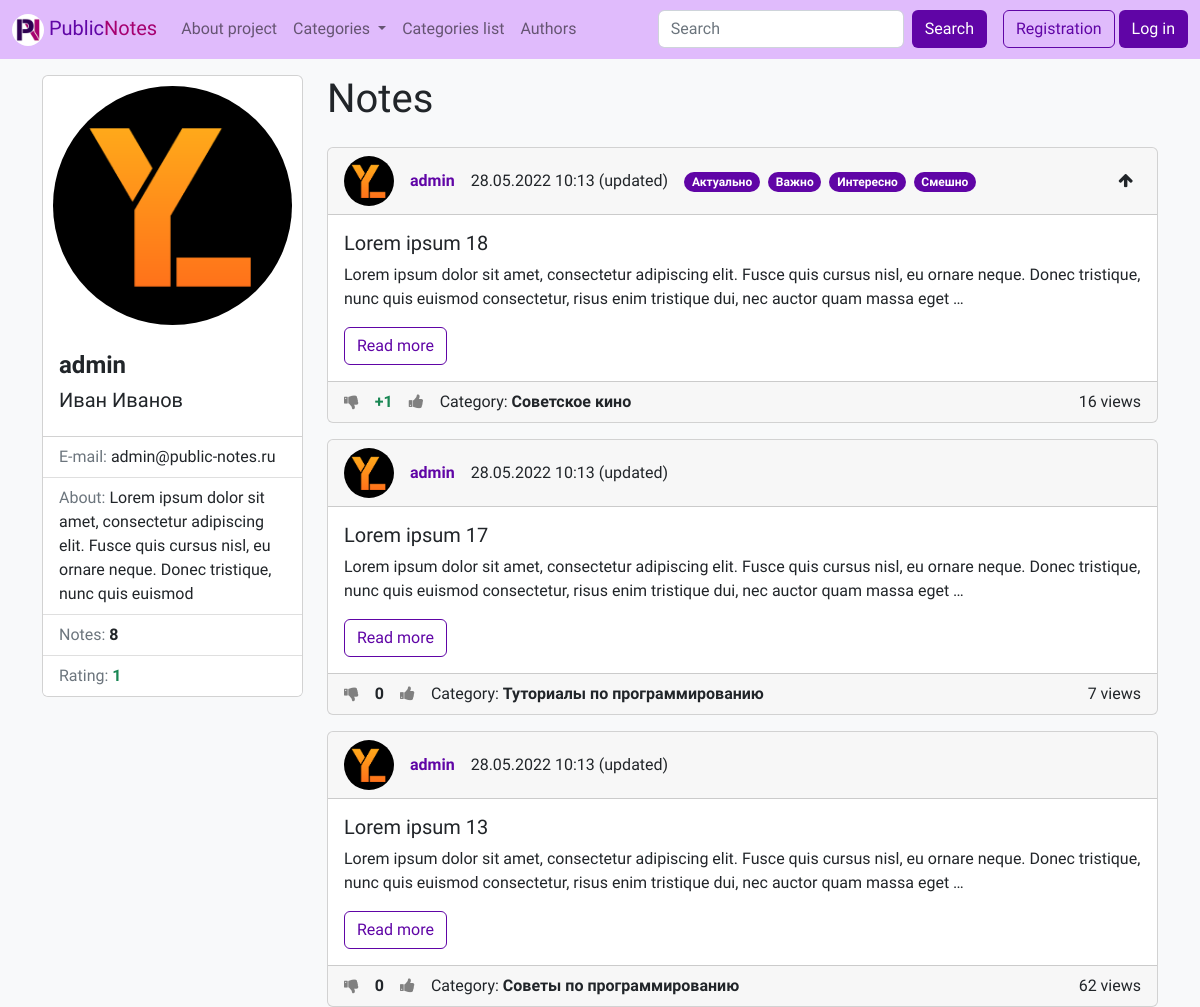
Before: /author/1/ (upper part) with the older database file.
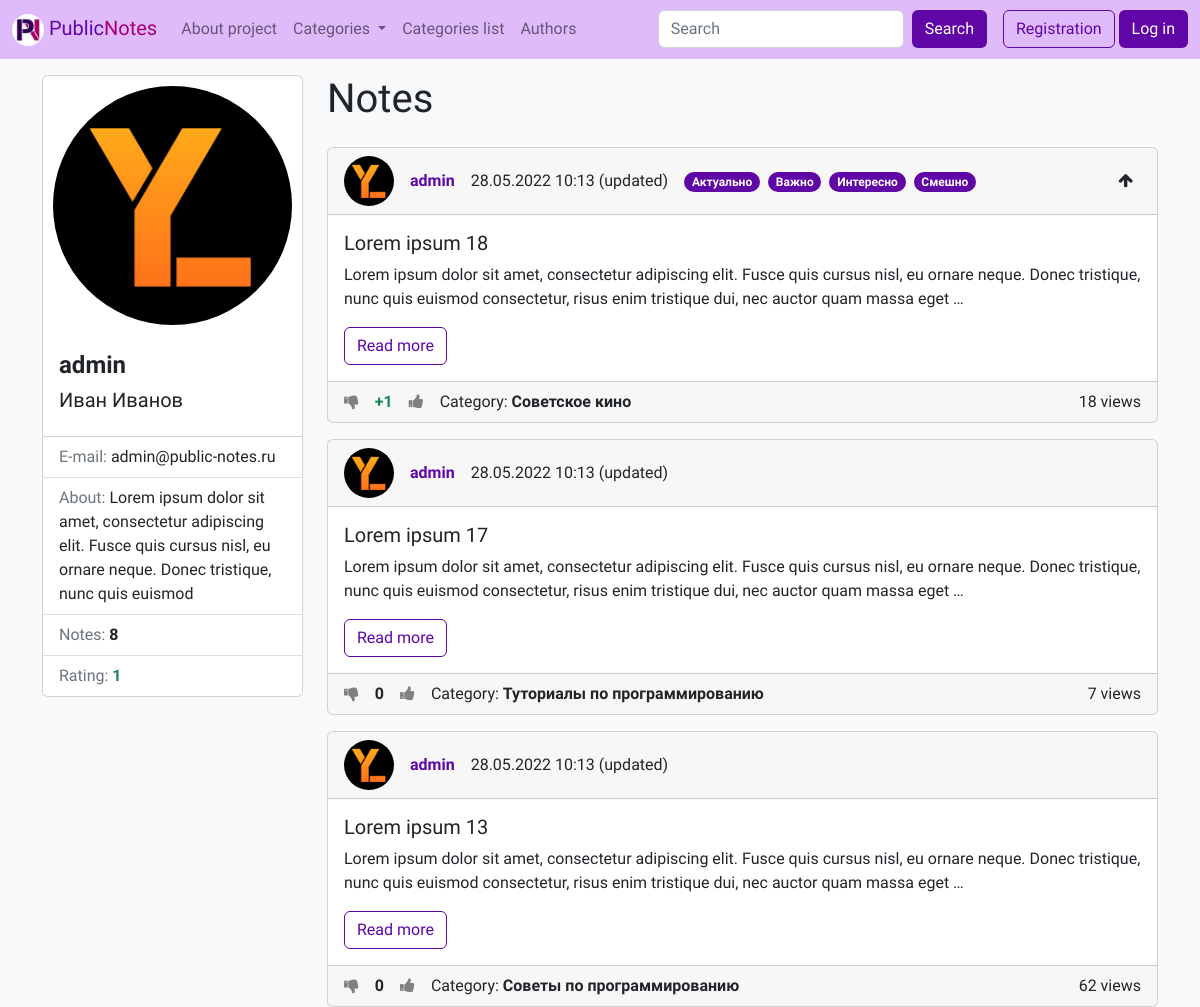
After: the same page with the newer database file.
### wall/models.py (models this page shows, shortened)
class Note(models.Model):
    title = models.CharField(max_length=150, verbose_name=_('Title'))
    content = models.TextField(verbose_name=_('Text'), blank=True)
    created_at = models.DateTimeField(auto_now_add=True, verbose_name=_('Creation time'))
    updated_at = models.DateTimeField(auto_now=True, verbose_name=_('Last update time'))
    views = models.PositiveIntegerField(default=0, verbose_name=_('Number of views'))
    is_public = models.BooleanField(verbose_name=_('Public'), default=False)
    stared = models.BooleanField(verbose_name=_('Important'), default=False)
    author = models.ForeignKey(
        settings.AUTH_USER_MODEL,
        on_delete=models.CASCADE,
        verbose_name=_('Author'),
        null=True,
        blank=True,
    )
    is_pined = models.BooleanField(verbose_name=_('Pined in profile'), default=False)
    category = TreeForeignKey('Category', on_delete=models.SET_NULL, verbose_name=_('Category'), null=True, blank=True)
    tags = models.ManyToManyField('Tag', blank=True, verbose_name=_('Tags'), related_name='notes')
    likes = models.ManyToManyField('User', blank=True, verbose_name=_('Users who have put a like'),
                                   related_name='liked_notes')
    dislikes = models.ManyToManyField('User', blank=True, verbose_name=_('Users who have put a dislike'),
                                      related_name='disliked_notes')
    rating = models.IntegerField(verbose_name=_('Rating'), default=0)
    def get_absolute_url(self):
        return reverse('note', kwargs={"pk": self.pk})
    class Meta:
        verbose_name = _('Note')
        verbose_name_plural = _('Notes')
        ordering = ['-created_at', 'title']

class User(AbstractUser):
    email = models.EmailField(unique=True, verbose_name='E-mail')
    photo = models.ImageField(upload_to='photos/%Y/%m/%d/', verbose_name=_('Avatar'), blank=True)
    bio = models.TextField(verbose_name=_('Bio'), blank=True)
    show_email = models.BooleanField(verbose_name=_('Public E-mail'), default=False)
    rating = models.IntegerField(verbose_name=_('Rating'), default=0)
    def get_absolute_url(self):
        return reverse('author', kwargs={"pk": self.pk})

class Category(MPTTModel):
    parent = TreeForeignKey('self', on_delete=models.CASCADE, null=True, blank=True, related_name='children',
                            verbose_name=_('Parent category'))
    title = models.CharField(max_length=150, verbose_name=_('Title'), unique=True)
    preview = models.ImageField(upload_to='photos/%Y/%m/%d/', verbose_name=_('Preview'), blank=True)
    def get_absolute_url(self):
        return reverse('category', kwargs={"pk": self.pk})
    class MPTTMeta:
        order_insertion_by = ['title']
    class Meta:
        verbose_name = _('Category')
        verbose_name_plural = _('Categories')
        ordering = ['title']

### wall/views.py (the view)
# urls.py: path('author/<int:pk>/', views.ViewAuthor.as_view(), name='author'),
class ViewAuthor(DetailView):
    model = models.User
    template_name = 'wall/author.html'
    context_object_name = 'author'
    def get_queryset(self):
        queryset = super().get_queryset()
        return queryset.annotate(notes_count=Count(Case(When(note__is_public=True, then=1))))
    def get_context_data(self, *, object_list=None, **kwargs):
        context = super(ViewAuthor, self).get_context_data(**kwargs)
        context['page_obj'] = services.get_notes_by_author(author_pk=self.kwargs['pk'],
                                                           include_private=self.request.user == self.object)
        context['is_self'] = self.request.user == self.object
        return context

### wall/models.py (called while the page is built)
    def get_absolute_url(self):
        return reverse('tag', kwargs={"pk": self.pk})

### wall/services/category_services.py (called while the page is built)
def get_categories() -> TreeQuerySet[Category]:
    return Category.objects.all()

### wall/services/note_services.py (called while the page is built)
def get_notes_by_author(author_pk: int, include_private: bool) -> QuerySet[Note]:
    all_notes = Note.objects.filter(author=author_pk)
    all_notes = all_notes.select_related('category', 'author').prefetch_related('tags', 'likes', 'dislikes')
    if not include_private:
        return all_notes.filter(is_public=True)
    return all_notes.order_by('-is_pined', '-created_at')

def is_authenticated_user_the_author_of_note(authenticated_user: User | AnonymousUser,
                                             note: Note) -> bool:
    return authenticated_user == note.author

def has_note_been_updated(note: Note) -> bool:
    return (note.updated_at - note.created_at).total_seconds() >= 1

### wall/services/user_services.py (called while the page is built)
def did_user_like_note(user: User | AnonymousUser, note: Note) -> bool:
    return user in note.likes.all()

def did_user_dislike_note(user: User | AnonymousUser, note: Note) -> bool:
    return user in note.dislikes.all()

### wall/templatetags/wall_tags.py (called while the page is built)
@register.simple_tag
def get_categories():
    return cache.get_or_set('categories', services.get_categories(), 300)

### wall/templates/wall/author.html (shortened to what this page needs)
{% extends 'base.html' %}
{% load i18n %}
{% load wall_tags %}
{% block sidebar %}
    <div class="card">
        <img src="{% if author.photo %}
                {{ author.photo.url }}
                {% else %}
                {% load static %}
                {% endif %}" alt="..."
             style="border-radius: 50%; padding: 10px;">
        <div class="card-body">
            <h4 class="card-title"><span class="fw-bold">{{ author.username }}</span></h4>
            <h5><span class="fw-light">
            {% if author.first_name %}
                {{ author.first_name }}
            {% endif %}
                {% if author.last_name %}
                    {{ author.last_name }}
                {% endif %}</span></h5>
        </div>
        <ul class="list-group list-group-flush">
            {% if author.show_email %}
                <li class="list-group-item">
                    <p class="card-text"><span class="text-secondary"> E-mail: </span>{{ author.email }}</p>
                </li>
            {% endif %}
            {% if author.bio %}
                <li class="list-group-item">
                    <p class="card-text"><span
                            class="text-secondary"> {% trans 'About' %}: </span>{{ author.bio }}</p>
                </li>
            {% endif %}
            <li class="list-group-item"><span class="text-secondary">{% trans 'Notes' %}: </span>
                <span class="fw-bold"> {{ author.notes_count }}</span></li>
            <li class="list-group-item"><span class="text-secondary">{% trans 'Rating' %}: </span><span class="
                        {% if author.rating > 0 %}
                        text-success
                        {% elif author.rating < 0 %}
                        text-danger
                        {% endif %}
                        fw-bold"> {{ author.rating }}
                    </span>
            </li>
        </ul>
    </div>
{% endblock %}
{% block content_title %}
    <div class="hstack gap-3 mb-3">
        <div>
            <h1>{% trans 'Notes' %}</h1>
        </div>
    </div>
{% endblock %}
{% block content %}
    {% for item in page_obj %}
        {% one_note item in_profile=True user=request.user %}
    {% endfor %}
{% endblock %}

### wall/templates/wall/note_template.html (shortened to what the changed rows need)
{% load wall_tags %}
{% load i18n %}
<div class="card mb-3">
    <div class="card-header">
        <div class="hstack gap-3">
            <div class="">
                <img src="{% if note.author.photo %}
                {{ note.author.photo.url }}
                {% else %}
                {% load static %}
                {% endif %}" alt="..." width="50" height="50"
                     style="border-radius: 25px;">
            </div>
            <div class="fw-bold">
                {% if note.author %}
                    <a href="{{ note.author.get_absolute_url }}" class="text-decoration-none text-purple">
                        {{ note.author.username }}</a>
                {% else %}
                    Аноним
                {% endif %}
            </div>
            <div class="fw-light">
                {{ note.created_at|date:"d.m.Y H:i" }}
                {% if was_updated %}
                    <span data-bs-toggle="tooltip"
                          title="{{ note.updated_at|date:'d.m.Y H:i' }}">
                    ({% trans 'updated' %})</span>
                {% endif %}
            </div>
            <div>
                {% for tag in note.tags.all %}
                    <a href="{{ tag.get_absolute_url }}"
                       class="badge rounded-pill text-bg-purple text-decoration-none me-1">
                        {{ tag.title }}</a>
                {% endfor %}
            </div>
            {% if in_profile and note.is_pined %}
                <div class="me-2">
                <span data-bs-toggle="tooltip"
                      title="{% trans 'PinedInProfile' %}">
                    <i class="fa fa-arrow-up"></i>
                </span>
                </div>
            {% endif %}
        </div>
    </div>
    <div class="card-body" style="transform: rotate(0);">
        <h5 class="card-title">
            {% if show_full %}
                {{ note.title }}
            {% else %}
                {{ note.title|truncatewords:10 }}
            {% endif %}
        </h5>
        <p class="card-text">
            {% if show_full %}
                {{ note.content }}
            {% else %}
                {{ note.content|truncatewords:30 }}
            {% endif %}
        </p>
        {% if not show_full %}
            <a href="{{ note.get_absolute_url }}"
               class="btn btn-outline-purple stretched-link">{% trans 'Read more' %}</a>
        {% endif %}
    </div>
    <div class="card-footer">
        <div class="hstack gap-3">
            <div>
                <a href="{% url 'dislike_note' note.pk %}"
                   style="
                           {% if is_disliked %}
                               color: Black;
                           {% else %}
                               color: Grey;
                           {% endif %}">
                    <i class="fa fa-thumbs-down"></i>
                </a>
            </div>
            <div>
                <span class="fw-bold">
                    {% if note.rating > 0 %}
                        <span class="text-success">+{{ note.rating }}</span>
                    {% elif note.rating < 0 %}
                        <span class="text-danger">{{ note.rating }}</span>
                    {% else %}
                        <span>{{ note.rating }}</span>
                    {% endif %}
                </span>
            </div>
            <div>
                <a href="{% url 'like_note' note.pk %}"
                   style="
                           {% if is_liked %}
                               color: Black;
                           {% else %}
                               color: Grey;
                           {% endif %}">
                    <i class="fa fa-thumbs-up"></i>
                </a>
            </div>
            {% if note.category %}
                <div><span class="">{% trans 'Category' %}: </span><a href="{{ note.category.get_absolute_url }}"
                                                                      class="text-decoration-none text-dark fw-bold">
                    {{ note.category.title }}</a></div>
            {% endif %}
            <div class="ms-auto">{{ note.views }} {% trans 'views' %}</div>
        </div>
    </div>
</div>

Changed rows visible on the page:
changed Note "Lorem ipsum 18": views "16" → "18"
